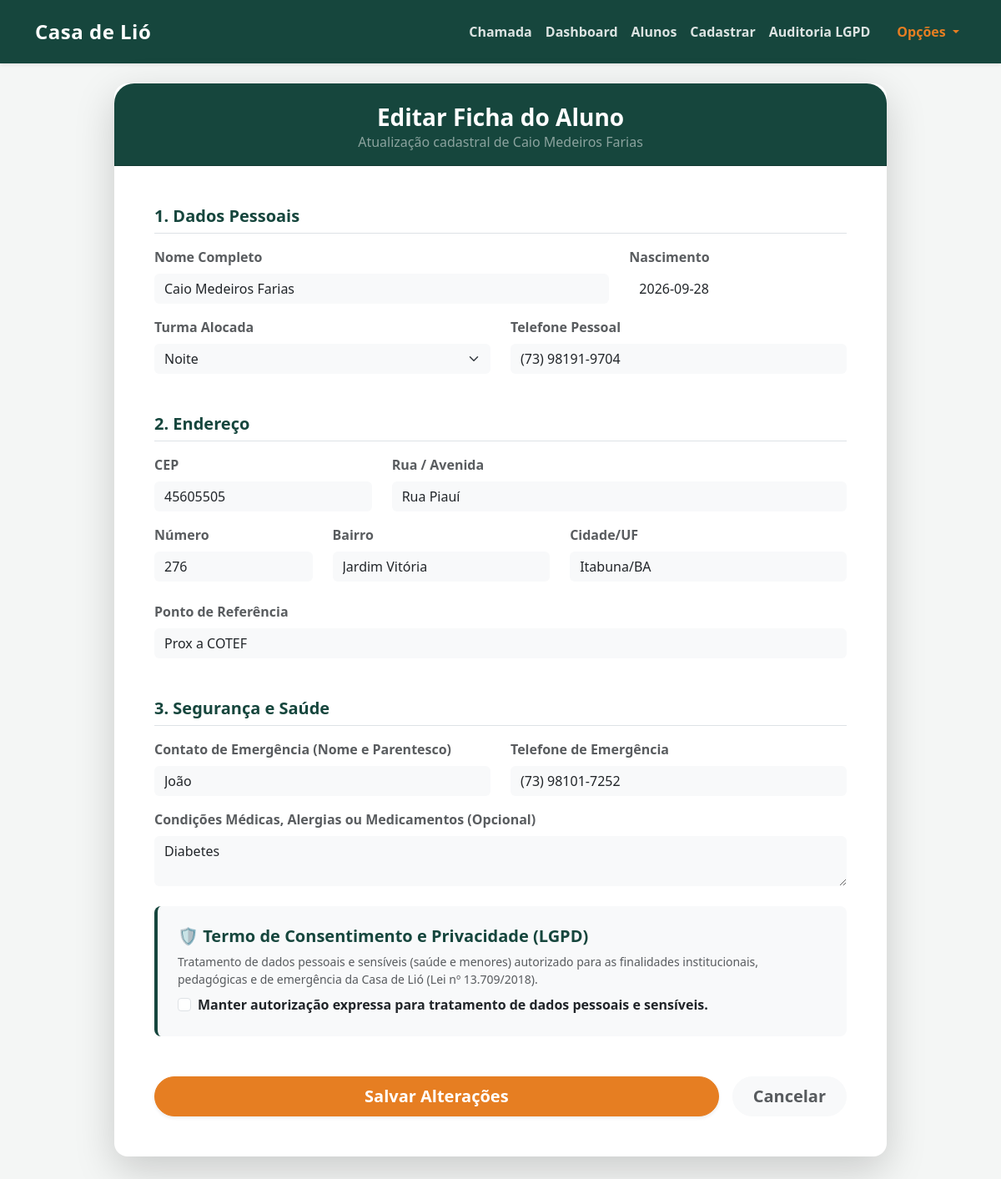
The page /alunos/editar/2 (signed in) on the database as committed earlier.
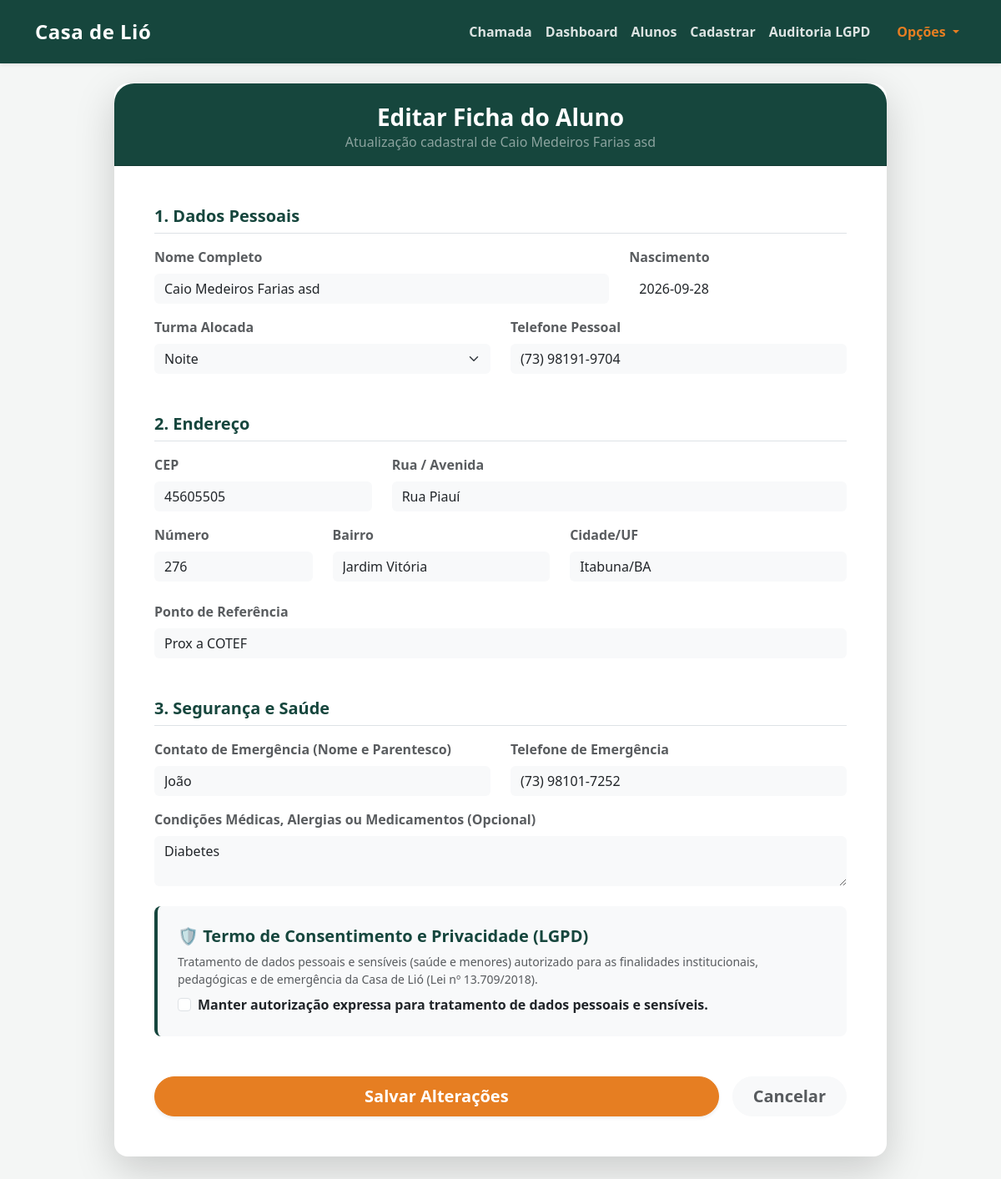
The same page on the database as committed later.
### tables this page shows
CREATE TABLE alunos (
        id INTEGER PRIMARY KEY AUTOINCREMENT,
        nome TEXT NOT NULL,
        turma TEXT NOT NULL,
        data_nascimento TEXT,
        telefone TEXT,
        cep TEXT,
        rua TEXT,
        numero TEXT,
        bairro TEXT,
        cidade TEXT,
        referencia TEXT,
        contato_emergencia TEXT,
        telefone_emergencia TEXT,
        condicao_medica TEXT,
        nome_responsavel TEXT,
        autorizacao_pais INTEGER
    , consentimento_lgpd INTEGER DEFAULT 0, data_consentimento TEXT);

### app.py (the view)
@app.get("/alunos/editar/{aluno_id}", response_class=HTMLResponse)
async def tela_editar_aluno(request: Request, aluno_id: int):
    usuario = obter_usuario_atual(request)
    if not usuario or usuario['perfil'] != 'coordenacao':
        return RedirectResponse(url="/", status_code=303)
    conexao = pegar_conexao()
    aluno = conexao.execute('SELECT * FROM alunos WHERE id = ?', (aluno_id,)).fetchone()
    conexao.close()
    if not aluno:
        return RedirectResponse(url="/alunos", status_code=303)
    return templates.TemplateResponse(request=request, name="editar_aluno.html", context={"aluno": aluno})

### templates/editar_aluno.html (shortened to what the changed rows need)
{% extends 'base.html' %}
{% block conteudo %}
<link rel="stylesheet" href="https://cdn.jsdelivr.net/npm/flatpickr/dist/flatpickr.min.css">
<div class="row justify-content-center mb-5">
    <div class="col-md-10">
        <div class="card shadow-lg border-0" style="border-radius: 1.5rem;">
            <div class="card-header bg-primary text-white pt-4 pb-3" style="border-top-left-radius: 1.5rem; border-top-right-radius: 1.5rem;">
                <h3 class="text-center fw-bold mb-0">Editar Ficha do Aluno</h3>
                <p class="text-center text-white-50 mb-0">Atualização cadastral de {{ aluno['nome'] }}</p>
            </div>
            <div class="card-body p-4 p-md-5">
                <form action="/alunos/editar/{{ aluno['id'] }}" method="POST">
                    <div class="row mb-3">
                        <div class="col-md-8 mb-3 mb-md-0">
                            <label class="form-label fw-semibold text-muted">Nome Completo</label>
                            <input type="text" name="nome" value="{{ aluno['nome'] }}" class="form-control bg-light border-0" required>
                        </div>
                        <div class="col-md-4">
                            <label class="form-label fw-semibold text-muted">Nascimento</label>
                            <input type="text" id="data_nascimento" name="data_nascimento" value="{{ aluno['data_nascimento'] or '' }}" class="form-control bg-light border-0 bg-white" placeholder="Selecione a data" required>
                        </div>
                    </div>
                    <div class="row mb-4">
                        <div class="col-md-6 mb-3 mb-md-0">
                            <label class="form-label fw-semibold text-muted">Turma Alocada</label>
                            <select name="turma" class="form-select bg-light border-0" required>
                                <option value="Noite" {% if aluno['turma'] == 'Noite' %}selected{% endif %}>Noite</option>
                            </select>
                        </div>
                        <div class="col-md-6">
                            <label class="form-label fw-semibold text-muted">Telefone Pessoal</label>
                            <input type="text" name="telefone" value="{{ aluno['telefone'] or '' }}" class="form-control bg-light border-0" required>
                        </div>
                    </div>
                    <div class="row mb-3">
                        <div class="col-md-4 mb-3 mb-md-0">
                            <label class="form-label fw-semibold text-muted">CEP</label>
                            <input type="text" id="cep" name="cep" value="{{ aluno['cep'] or '' }}" class="form-control bg-light border-0" placeholder="Apenas números">
                        </div>
                        <div class="col-md-8">
                            <label class="form-label fw-semibold text-muted">Rua / Avenida</label>
                            <input type="text" id="rua" name="rua" value="{{ aluno['rua'] or '' }}" class="form-control bg-light border-0" required>
                        </div>
                    </div>
                    <div class="row mb-4">
                        <div class="col-md-3 mb-3 mb-md-0">
                            <label class="form-label fw-semibold text-muted">Número</label>
                            <input type="text" name="numero" value="{{ aluno['numero'] or '' }}" class="form-control bg-light border-0" required>
                        </div>
                        <div class="col-md-4 mb-3 mb-md-0">
                            <label class="form-label fw-semibold text-muted">Bairro</label>
                            <input type="text" id="bairro" name="bairro" value="{{ aluno['bairro'] or '' }}" class="form-control bg-light border-0" required>
                        </div>
                        <div class="col-md-5">
                            <label class="form-label fw-semibold text-muted">Cidade/UF</label>
                            <input type="text" id="cidade" name="cidade" value="{{ aluno['cidade'] or '' }}" class="form-control bg-light border-0" required>
                        </div>
                    </div>
                    <div class="mb-4">
                        <label class="form-label fw-semibold text-muted">Ponto de Referência</label>
                        <input type="text" name="referencia" value="{{ aluno['referencia'] or '' }}" class="form-control bg-light border-0">
                    </div>
                    <div class="row mb-3">
                        <div class="col-md-6 mb-3 mb-md-0">
                            <label class="form-label fw-semibold text-muted">Contato de Emergência (Nome e Parentesco)</label>
                            <input type="text" name="contato_emergencia" value="{{ aluno['contato_emergencia'] or '' }}" class="form-control bg-light border-0" required>
                        </div>
                        <div class="col-md-6">
                            <label class="form-label fw-semibold text-muted">Telefone de Emergência</label>
                            <input type="text" name="telefone_emergencia" value="{{ aluno['telefone_emergencia'] or '' }}" class="form-control bg-light border-0" required>
                        </div>
                    </div>
                    <div class="mb-4">
                        <label class="form-label fw-semibold text-muted">Condições Médicas, Alergias ou Medicamentos (Opcional)</label>
                        <textarea name="condicao_medica" class="form-control bg-light border-0" rows="2" placeholder="Ex: Hipertensão, alergia a dipirona...">{{ aluno['condicao_medica'] or '' }}</textarea>
                    </div>
                    <div class="p-4 bg-light rounded-3 mb-4 border-start border-primary border-4 mt-4">
                        <div class="form-check">
                            <input class="form-check-input" type="checkbox" id="consentimento_lgpd" name="consentimento_lgpd" {% if aluno['consentimento_lgpd'] %}checked{% endif %}>
                            <label class="form-check-label fw-semibold text-dark" for="consentimento_lgpd">
                                Manter autorização expressa para tratamento de dados pessoais e sensíveis.
                            </label>
                        </div>
                    </div>
                </form>
            </div>
        </div>
    </div>
</div>
{% endblock %}

Rows that differ between the two databases and show on the page:
changed alunos "Noite": nome "Caio Medeiros Farias" → "Caio Medeiros Farias asd"
